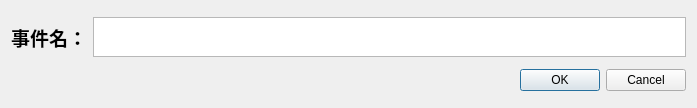
<?xml version="1.0" encoding="UTF-8"?>
<ui version="4.0">
 <class>eventTypeInput</class>
 <widget class="QDialog" name="eventTypeInput">
  <property name="geometry">
   <rect>
    <x>0</x>
    <y>0</y>
    <width>697</width>
    <height>108</height>
   </rect>
  </property>
  <property name="windowTitle">
   <string>eventTypeInput</string>
  </property>
  <layout class="QGridLayout" name="gridLayout">
   <item row="0" column="1">
    <widget class="QTextEdit" name="textEdit">
     <property name="maximumSize">
      <size>
       <width>16777215</width>
       <height>40</height>
      </size>
     </property>
     <property name="font">
      <font>
       <pointsize>14</pointsize>
       <weight>75</weight>
       <bold>true</bold>
      </font>
     </property>
    </widget>
   </item>
   <item row="1" column="1">
    <widget class="QDialogButtonBox" name="buttonBox">
     <property name="standardButtons">
      <set>QDialogButtonBox::Cancel|QDialogButtonBox::Ok</set>
     </property>
    </widget>
   </item>
   <item row="0" column="0">
    <widget class="QLabel" name="label">
     <property name="font">
      <font>
       <pointsize>14</pointsize>
       <weight>75</weight>
       <bold>true</bold>
      </font>
     </property>
     <property name="text">
      <string>事件名：</string>
     </property>
    </widget>
   </item>
  </layout>
 </widget>
 <layoutdefault spacing="6" margin="11"/>
 <resources/>
 <connections>
  <connection>
   <sender>buttonBox</sender>
   <signal>accepted()</signal>
   <receiver>eventTypeInput</receiver>
   <slot>okAndExit()</slot>
   <hints>
    <hint type="sourcelabel">
     <x>647</x>
     <y>98</y>
    </hint>
    <hint type="destinationlabel">
     <x>475</x>
     <y>112</y>
    </hint>
   </hints>
  </connection>
  <connection>
   <sender>buttonBox</sender>
   <signal>rejected()</signal>
   <receiver>eventTypeInput</receiver>
   <slot>cancelAndExit()</slot>
   <hints>
    <hint type="sourcelabel">
     <x>744</x>
     <y>97</y>
    </hint>
    <hint type="destinationlabel">
     <x>608</x>
     <y>112</y>
    </hint>
   </hints>
  </connection>
 </connections>
 <slots>
  <slot>okAndExit()</slot>
  <slot>cancelAndExit()</slot>
 </slots>
</ui>
